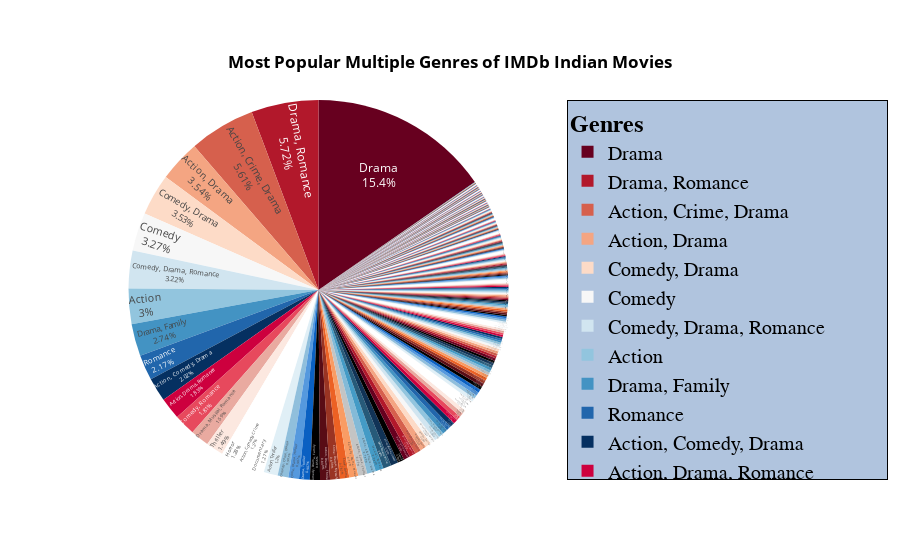

The cell this chart's notebook holds for it:
### Code cell
ax = px.pie(
    genres_count,
    values='Count',
    names='Genre',
    title='<b>Most Popular Multiple Genres of IMDb Indian Movies</b>',
    color_discrete_sequence=px.colors.sequential.RdBu,
    labels={'Genre': 'Count'}
)

# Update traces for text position and info
ax.update_traces(textposition='inside', textinfo='percent+label')

# Center the title and update the layout
ax.update_layout(
    title={
        'y': 0.9,
        'x': 0.5,  # Center the title horizontally
        'xanchor': 'center',
        'yanchor': 'top'
    },
    title_font_color="black",
    legend=dict(
        title='<b>Genres</b>',
        title_font_family="Calibri",
        font=dict(family="Courier", size=20, color="black"),
        bgcolor="LightSteelBlue",
        bordercolor="Black",
        borderwidth=1
    )
)

# Display the plot
ax.show()

### Figure 1 — Plotly figure (JSON) as saved in the notebook; plotly's stock layout.template omitted (floating-point values rounded to 4 significant figures; data arrays with more than 128 entries replaced by an {"elided": "..."} marker saying what was removed)
{"data": [{"domain": {"x": [0, 1], "y": [0, 1]}, "hovertemplate": "Count=%{value}<extra></extra>", "labels": {"elided": "393 str values"}, "legendgroup": "", "name": "", "showlegend": true, "textinfo": "percent+label", "textposition": "inside", "type": "pie", "values": {"elided": "393 int values"}}], "layout": {"legend": {"bgcolor": "LightSteelBlue", "bordercolor": "Black", "borderwidth": 1, "font": {"color": "black", "family": "Courier", "size": 20}, "title": {"font": {"family": "Calibri"}, "text": "<b>Genres</b>"}, "tracegroupgap": 0}, "piecolorway": ["rgb(103,0,31)", "rgb(178,24,43)", "rgb(214,96,77)", "rgb(244,165,130)", "rgb(253,219,199)", "rgb(247,247,247)", "rgb(209,229,240)", "rgb(146,197,222)", "rgb(67,147,195)", "rgb(33,102,172)", "rgb(5,48,97)"], "title": {"font": {"color": "black"}, "text": "<b>Most Popular Multiple Genres of IMDb Indian Movies</b>", "x": 0.5, "xanchor": "center", "y": 0.9, "yanchor": "top"}}}
